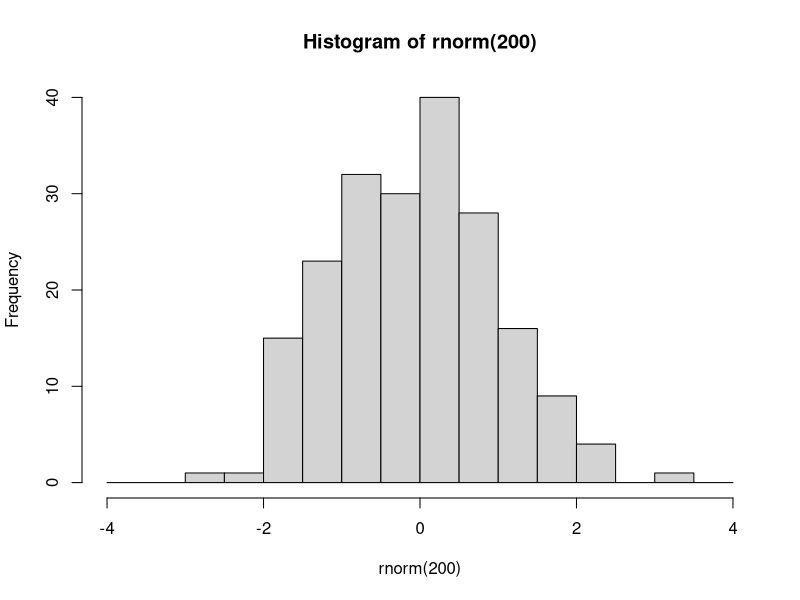
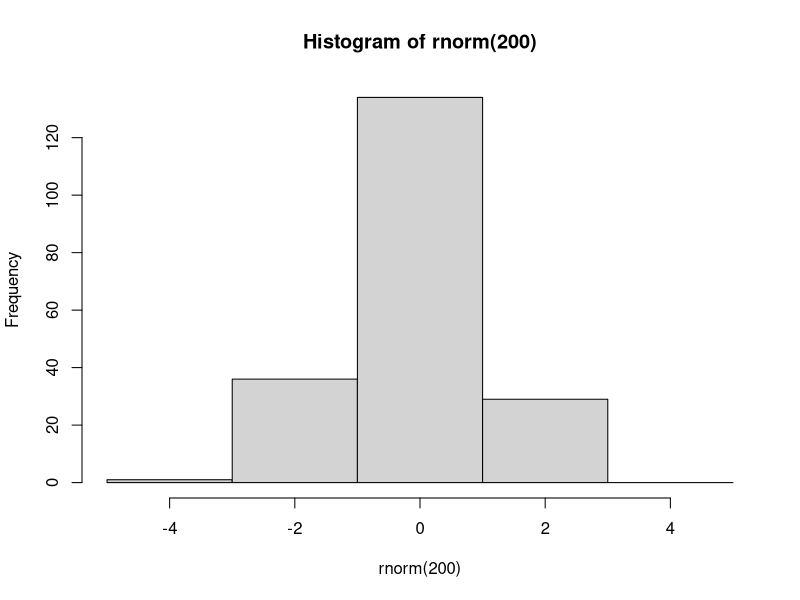
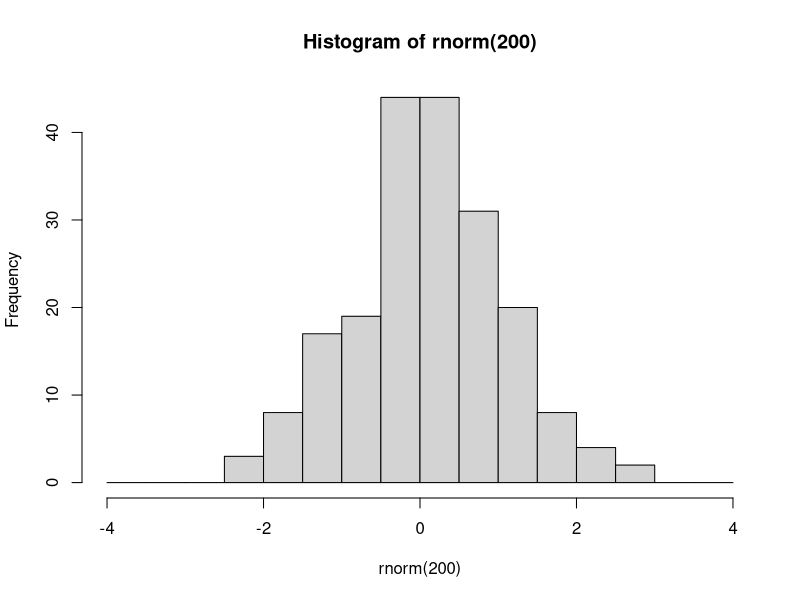

Generate these figures, in order, with R: (Note: this script raises an error after producing the figures.)
###################################
###################################
########                   ########
########   Data Science 1  ########
########       Lab 5       ######## 
########  07th Nov. 2023   ########
########                   ########
###################################
###################################

## Welcome to lab #5. Today will be an introduction to the tidyverse, specifically dplyr and ggplot2




#####################
####    Pipes    ####
#####################

# The pipe operator looks like this: |>
# It signifies: take the element on the left and use it as the first argument in the function on the right

# Example

hist(rnorm(200), breaks=seq(-4,4,0.5))
# is equivalent to
rnorm(200) |> hist(breaks= seq(-5,5,2))
rnorm(200) |> hist(breaks=seq(-4,4,0.5))

# The purpose of the pipe is mostly aesthetic, in particular to avoid large numbers of parentheses when something needs to be transformed using multiple functions:



### 1.1 Rewrite the following expression using pipes:
set.seed(123)
round(sqrt(log(runif(10,1,10))),2)
set.seed(123)
10 |> 
runif(1,10)|> 
log() |>
sqrt()|> 
round(2) -> object_name
object_name

              
# Pipes were initially created in a package called magrittr, part of the 'tidyverse' group of packages


########################
####    Packages    ####
########################

# Packages are essentially environments full of functions and/or objects which aren't loaded into R by default, but must be first installed (generally from a repository called CRAN), and then loaded

# Here we will install tidyverse, which is not one but a series of packages written by the same group of people, which share a number of syntactical features

install.packages('tidyverse')

# After you have installed tidyverse into your packages, you must also load it into your environment

library(tidyverse)

# You will only have to install a package once. However, every time you start fresh in a new R environment, you will have to load the packages you need again.

#########################
####    TIDYVERSE    ####
#########################

# The tidyverse encompasses a very large number of packages, and is fairly powerful (in that you can do a lot using tidyverse packages)
# However, you DO NOT need to use tidyverse exclusively! I mostly don't use it, for example, preferring to stick to base R except for a few functionalities.

# Downsides of tidyverse include: unique syntax which is very different from other programming languages such as python
# 'Black box' functions that have specific purposes that must be remembered, as opposed to more general-purpose functions in base R
# Often actually more verbose than base R (ie. requires more lines of code to do the same thing)
# Using tidyverse is a matter of preference!

# The pipe operator was originally introduced in the tidyverse package magrittr. 
# The tidyverse pipe operator looks like this: %>%

set.seed(123)
runif(10,1,10) %>% 
  log() %>%
  sqrt() %>%
  round(2)

# In this class we will look at 2 important tidyverse packages.
# The first is dplyr, which is used to manipulate and transform data.
# Then we will start learning ggplot2, which is used for plotting and data visualisation

#####################
####    dplyr    ####
#####################

# The philosophy behind dplyr is that every data transformation can be done using a function, and multiple transformations can be done by piping an object through multiple functions
# For example, in dplyr we no longer use indexing.
# Instead we use the functions 'select', to choose specific columns in a data frame, and 'filter', to choose specific rows.

data(mtcars)
mtcars$cyl==6
# so instead of:
mtcars[mtcars$cyl == 6, 1:5]
mtcars
# we would write:
mtcars %>%
  filter(cyl==6) %>%
  select(1:5)

### 2.1
# using select() and filter(), create a new database of cars that are over 4000 lbs in weight, retaining only the wt and mpg columns. Save this database to an object called 'df'.

df<- mtcars %>%
filter(cyl==6) %>%
select(1:10)
df
# After you have selected the rows and columns you are interested in, you can 
# change the order of the rows using arrange

df %>% arrange(wt)

df %>% arrange(desc(wt))


# To change variables, we can use mutate()
df <- df %>% mutate(wt_kg=wt*453.592,
                    km_per_l = mpg*1.60934/3.78541)
df
# And we can use ifelse() within mutate()
mtcars <- mtcars %>%
            mutate(wt_class = ifelse(wt>=4, 'Oversized','Standard'))
mtcars

# We can even do a sultiple ifelse statment using case_when()
mtcars <- mtcars %>%
            mutate(
              efficiency = case_when(
                mpg<=15 ~ 'low',
                mpg>15 & mpg<=20 ~ 'medium',
                mpg>20 ~ 'high'
                ))
mtcars
# Next, summarise (or summarize) is a useful function which collapses a dataframe into a single row and can calculate summary statistics, eg:

mtcars %>% 
  summarise(
    mean_wt = mean(wt),
    sd_wt = sd(wt),
    n = length(mpg)
  )

# We can also use summarise to collapse a data frame not into one single row, but into as many rows as we have groups of interest. 
# To do this, first we need to use group_by()

mtcars %>% group_by(efficiency)

# You'll notice that this automatically changes the data frame into a new kind of object, called a tibble.
# Tibbles are basically tidyverse dataframes, that display information slightly differently, and are a bit more particular about certain things like not wanting empty cells.
# Tibbles can also be grouped, which allows for further operations down the line
# For example:

mtcars %>% 
  group_by(efficiency) %>%
  summarise(
    wt_kg=mean(wt),
    n=length(hp)
  ) %>%
  arrange(
    c('high','medium','low')
  )

# You can group by multiple variables

mtcars %>% 
  group_by(efficiency,cyl) %>%
  summarise(
    wt_kg=mean(wt),
    n=length(hp)
  )
ungroup()
# After grouping a tibble, remember to ungroup it later using ungroup(), or you may have issues down the line.

# 3.1
data(iris)
iris
# using the dplyr functions do the following:
# create a new column called Petal.Area which is the product of the petal width and petal length columns.
# For each of the different species of iris, present the mean and standard deviation for the sepal length, sepal width, and petal area, as well as the number of samples (n)
# Order this database in decreasing order of average petal length.

iris %>% mutate(Petal.Area = Petal.Length*Petal.Width) %>%
group_by(Species) %>% 
summarise(mn_sepal_length = mean(Sepal.Length),
          sd_sepal_length = sd(Sepal.Length),
          mn_sepal_width = mean(Sepal.Width),
          sd_sepal_width = sd(Sepal.Width),mn_petal_area = mean(Petal.Area),
          sd_petal_area = sd(Petal.Area),
          n = n()) %>%
          arrange(desc(mn_petal_area)) -> final_iris_db


iris
iris %>% mutate(Petal.Area= Petal.Width * Petal.Length) %>% summarise(
  mn_sepal.Length <- mean(Sepal.Length),
  sd_sepal_length = sd(Sepal.Length),
  mn_sepal_width = mean(Sepal.Width),
  sd_sepal_width = sd(Sepal.Width),
  mn_petal_area= mean(Petal.Area),
  sd_petal_area = sd(Petal.Area),
  n=n()

) %>% arrange(desc(mn_petal_area)) -> final_iris_db
final_iris_db

test <- function(x){
  tets_num<- 4
  return (paste(tets_num, "is a number"))
}
test(2)

tets_num
mn_sepal.Length

#######################
####    ggplot2    ####
#######################

# ggplot2 is the tidyverse graphics package, and one of the most popular data visualization tools that currently exists

# ggplot2 syntax is based on the so-called 'Grammar of Graphics', where different elements of a graph are added sequentially in layers

# The gold standard resource for learning ggplot2 is Hadley Wickham's 'ggplot2: Elegant graphics for data analysis'
# which is available for FREE here: https://ggplot2-book.org/
library(ggplot2)
# I can provide no better introduction to ggplot2 than the 'First Steps' section of this book. 
mpg
ggplot(mpg,aes(x=displ, y=hwy)) + geom_point()
ggplot(mpg, aes(displ,hwy, colour=class)) + geom_point()
ggplot(mpg, aes(cty, hwy)) + geom_line()
diamonds
economics
ggplot(mpg, aes(model, manufacturer)) + geom_point()
ggplot(diamonds, aes(carat, price)) + geom_point()
ggplot(economics, aes(date, unemploy)) + geom_line()
ggplot(mpg, aes(cty)) + geom_histogram()
ggplot(mpg, aes(displ, hwy)) + geom_point(aes(colour = "blue"))
ggplot(mpg, aes(displ, hwy)) + geom_point(colour = "blue")



# You can also find a cheat sheet here: https://rstudio.github.io/cheatsheets/html/data-visualization.html


# MIDTERM revisions:

# summary statistics

# Probabilities and distributions

# Null hypothesis significance tests - specifically t-tests

# P-values and confidence intervals

# Data standardization (scaling, centering, z-scoring)

# Data manipulation and visualisation
